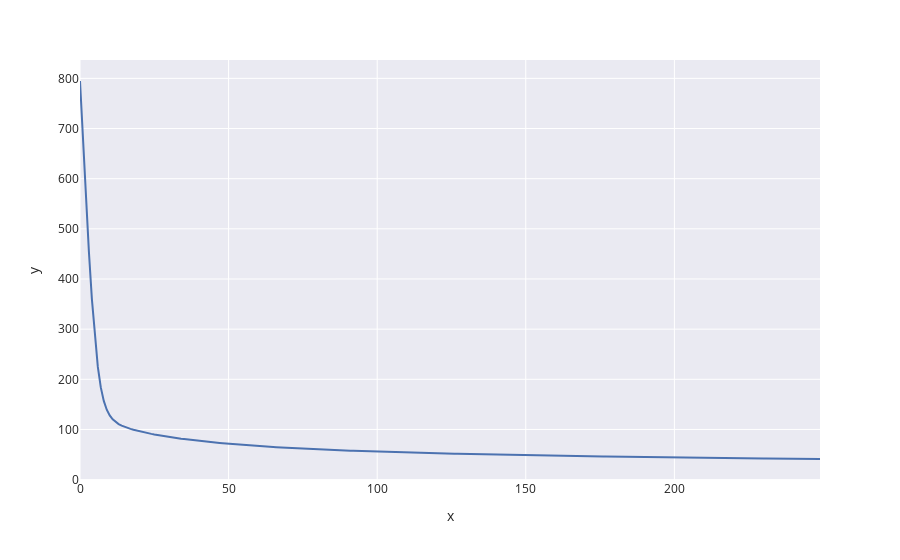

The notebook cell this image was saved under:
### Code cell
px.line(x=list(range(len(lg.cost_values))), y=lg.cost_values)

### Figure 1 — Plotly figure (JSON) as saved in the notebook; plotly's stock layout.template omitted (floating-point values rounded to 4 significant figures; data arrays with more than 128 entries replaced by an {"elided": "..."} marker saying what was removed)
{"data": [{"hovertemplate": "x=%{x}<br>y=%{y}<extra></extra>", "legendgroup": "", "line": {"color": "rgb(76,114,176)", "dash": "solid"}, "mode": "lines", "name": "", "orientation": "v", "showlegend": false, "type": "scatter", "x": {"elided": "250 int values"}, "xaxis": "x", "y": {"elided": "250 float values"}, "yaxis": "y"}], "layout": {"autosize": true, "legend": {"tracegroupgap": 0}, "margin": {"t": 60}, "xaxis": {"anchor": "y", "autorange": true, "domain": [0, 1], "range": [0, 249], "title": {"text": "x"}, "type": "linear"}, "yaxis": {"anchor": "x", "autorange": true, "domain": [0, 1], "range": [-0.789, 836.7], "title": {"text": "y"}, "type": "linear"}}}
